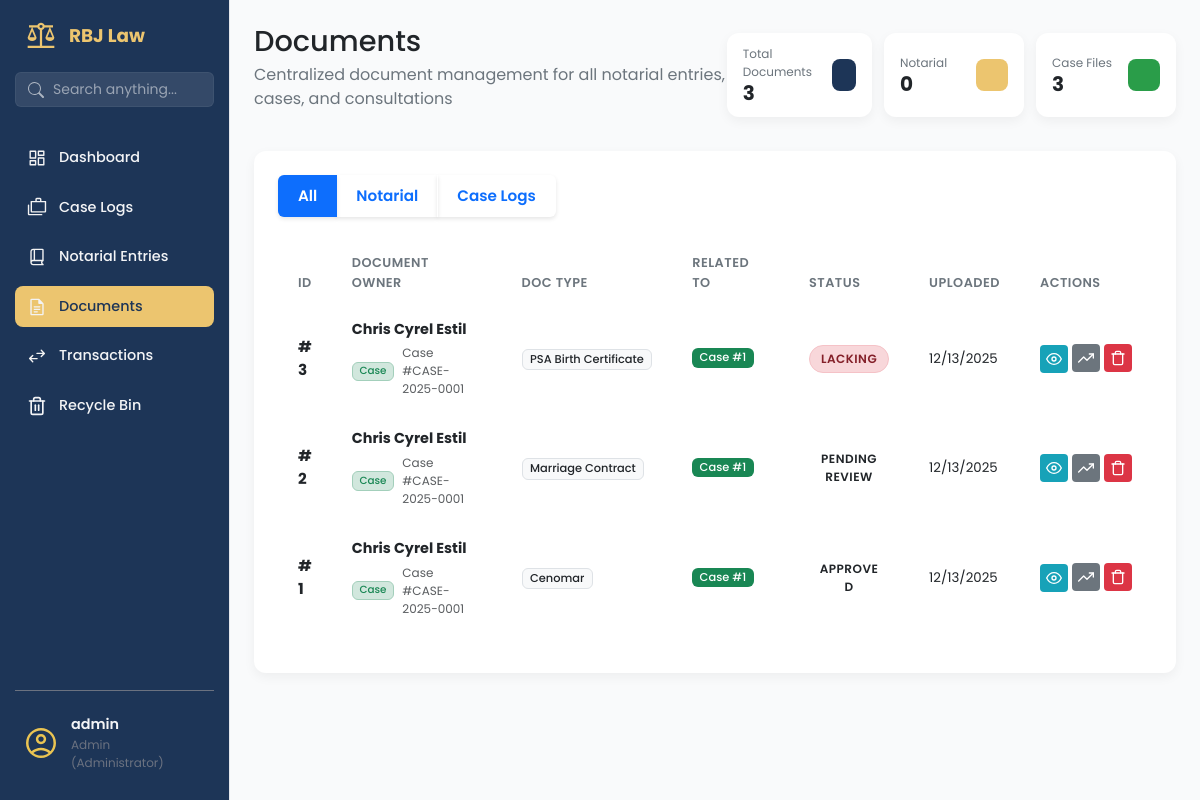
The page /documents/ (signed in) on the database as committed earlier.
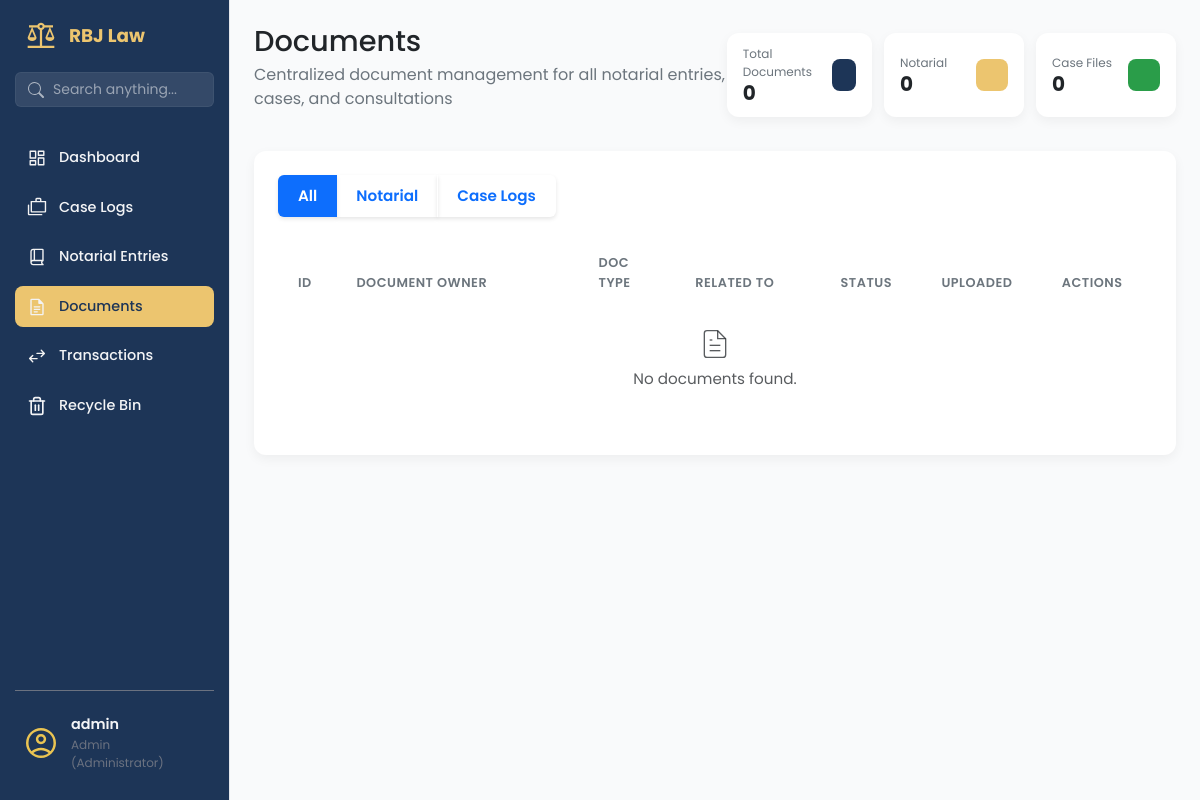
The same page on the database as committed later.
### app/models/document_mdl.py (models this page shows, shortened)
class Document(db.Model, SoftDeleteMixin):
    __tablename__ = 'documents'
    id = db.Column(db.Integer, primary_key=True)
    filename = db.Column(db.String(255), nullable=False)
    file_path = db.Column(db.String(500), nullable=False)
    file_type = db.Column(db.String(50), nullable=True)
    file_size = db.Column(db.Integer, nullable=True)  # in bytes
    document_type = db.Column(db.String(100), nullable=True)  # e.g., Affidavit, ID, SPA Draft, etc.
    notes = db.Column(db.Text, nullable=True)
    document_status = db.Column(db.String(50), default='Pending', nullable=False)
    parent_type = db.Column(db.String(50), nullable=False)  # 'notarial_entry', 'case', 'client'
    parent_id = db.Column(db.Integer, nullable=False)
    uploaded_by = db.Column(db.Integer, db.ForeignKey('users.id'), nullable=True)
    uploaded_at = db.Column(db.DateTime, default=datetime.utcnow)
    last_modified = db.Column(db.DateTime, default=datetime.utcnow, onupdate=datetime.utcnow)
    uploader = db.relationship('User', backref='uploaded_documents', lazy=True)

### app/routes/documents_routes.py (the view)
@documents_bp.route('/')
@staff_or_admin_required
@login_required
def documents_page():
    document_type = request.args.get('type', 'all')
    query = Document.query
    if current_user.role == 'staff':
        query = query.filter(Document.parent_type != 'case')
    if document_type != 'all':
        query = query.filter_by(parent_type=document_type)
    search_term = request.args.get('search', '')
    if search_term:
        query = query.filter(or_(
            Document.filename.ilike(f'%{search_term}%'),
            Document.notes.ilike(f'%{search_term}%')
        ))
    documents = query.order_by(Document.uploaded_at.desc()).all()
    for doc in documents:
        doc.context_name = "Unknown Client"
        doc.context_ref = f"ID: {doc.parent_id}"
        if doc.parent_type == 'notarial_entry':
            entry = NotarialEntry.query.get(doc.parent_id)
            if entry:
                doc.context_ref = f"Entry #{entry.not_entry_num}"
                if entry.parties:
                    primary_party = entry.parties[0].party_name
                    if len(entry.parties) > 1:
                        doc.context_name = f"{primary_party} et al."
                    else:
                        doc.context_name = primary_party
                else:
                    doc.context_name = "No Party Listed"
        elif doc.parent_type == 'case':
            case = Case.query.get(doc.parent_id)
            if case:
                doc.context_ref = f"Case #{case.case_number}"
                if case.client:
                    doc.context_name = f"{case.client.first_name} {case.client.last_name}"
                else:
                    doc.context_name = case.title  # Fallback to case title if no client
            else:
                doc.context_name = "Deleted Case"
                doc.context_ref = f"ID: {doc.parent_id}"
        elif doc.parent_type == 'consultation':
            pass
        elif doc.parent_type == 'client':
            client = Client.query.get(doc.parent_id)
            if client:
                doc.context_name = f"{client.first_name} {client.last_name}"
                doc.context_ref = "Client File"
    return render_template('documents_page.html',
                         documents=documents,
                         current_filter=document_type,
                         search_term=search_term)

### app/utils/permissions.py (called while the page is built)
def staff_or_admin_required(f):
    @wraps(f)
    def decorated_function(*args, **kwargs):
        if not current_user.is_authenticated:
            flash('Please login to access this page.', 'error')
            return redirect(url_for('auth.login'))
        if current_user.role not in ['admin', 'staff']:
            flash('Staff or Administrator access required.', 'error')
            return redirect(url_for('dashboard.dashboard_page'))
        return f(*args, **kwargs)
    return decorated_function

### app/templates/documents_page.html (shortened to what the changed rows need)
{% extends 'base.html' %}
{% block content %}
<main class="dashboard-content">
    <header class="dashboard-header">
        <div>
            <h1>Documents </h1>
        </div>
        <div style="display: flex; justify-content: space-between; gap: 12px;">
            <div class="data-card data-card--sm">
                <div class="data-card__info">
                    <span class="data-card__title">Total Documents</span>
                    <span class="data-card__value">{{ documents|length }}</span>
                </div>
            </div>
                        {% set notarial_count = [] %}
            {% if current_user.role != 'staff' %}
            <div class="data-card data-card--sm">
                <div class="data-card__info">
                    <span class="data-card__title">Case Files</span>
                    <span class="data-card__value">
                        {% set case_count = [] %}
                        {{ case_count|length }}
                    </span>
                </div>
                <div class="data-card__icon data-card__icon--green"></div>
            </div>
            {% endif %}
                        {% set consultation_count = [] %}
        </div>
    </header>
    <section class="content-section">
        <div class="panel-card">
            <div class="table-wrapper">
                <table class="table">
                    <colgroup>
                    </colgroup>
                    <thead>
                        <tr>
                            <th>ID</th>
                            <th>Document Owner</th>
                            <th>Doc Type</th>
                            <th>Related To</th>
                            <th>Status</th>
                            <th>Uploaded</th>
                            <th>Actions</th>
                        </tr>
                    </thead>
                    <tbody>
                        {% for document in documents %}
                        <tr class="document-row" data-parent-type="{{ document.parent_type }}">
                            <td><strong>#{{ document.id }}</strong></td>
                            <td>
                                <div class="d-flex flex-column">
                                    <span class="fw-bold text-dark" style="font-size: 0.9rem;">
                                        {{ document.context_name }}
                                    </span>
                                    <div class="d-flex align-items-center mt-1">
                                        {% if document.parent_type == 'notarial_entry' %}
                                        <span
                                            class="badge bg-primary-subtle text-primary border border-primary-subtle me-2"
                                            style="font-size: 0.65rem;">Notarial</span>
                                        {% elif document.parent_type == 'case' %}
                                        <span
                                            class="badge bg-success-subtle text-success border border-success-subtle me-2"
                                            style="font-size: 0.65rem;">Case</span>
                                        {% elif document.parent_type == 'consultation' %}
                                        <span class="badge bg-info-subtle text-info border border-info-subtle me-2"
                                            style="font-size: 0.65rem;">Consultation</span>
                                        {% endif %}
                                        <small class="text-muted" style="font-size: 0.75rem;">
                                            {{ document.context_ref }}
                                        </small>
                                    </div>
                                </div>
                            </td>
                            <td><span class="badge bg-light text-dark border">{{ document.document_type or 'General'
                                    }}</span></td>
                            <td>
                                {% if document.parent_type == 'notarial_entry' %}
                                <span class="badge bg-primary mb-1">Notarial #{{ document.parent_id }}</span>
                                {% elif document.parent_type == 'case' %}
                                <span class="badge bg-success mb-1">Case #{{ document.parent_id }}</span>
                                {% else %}
                                <span class="badge bg-secondary mb-1">{{ document.parent_type|title }}</span>
                                {% endif %}
                            </td>
                            <td>
                                <span
                                    class="status-tag status-tag--{{ document.document_status|lower|replace(' ', '-') }}">
                                    {{ document.document_status }}
                                </span>
                            </td>
                            <td>
                                <div class="small">{{ document.uploaded_at.strftime('%m/%d/%Y') }}</div>
                            </td>
                            <td>
                                <div class="action-buttons">
                                    <a href="{{ url_for('documents.view_document', document_id=document.id) }}"
                                        target="_blank" class="btn-action btn-action--info" title="View">
                                        <svg xmlns="http://www.w3.org/2000/svg" width="16" height="16"
                                            viewBox="0 0 24 24" fill="none" stroke="currentColor" stroke-width="2"
                                            stroke-linecap="round" stroke-linejoin="round">
                                            <path d="M1 12s4-8 11-8 11 8 11 8-4 8-11 8-11-8-11-8z"></path>
                                            <circle cx="12" cy="12" r="3"></circle>
                                        </svg>
                                    </a>
                                    <div class="dropdown status-dropdown">
                                        <button class="btn-action btn-action--secondary dropdown-toggle" type="button"
                                            data-bs-toggle="dropdown" aria-expanded="false" title="Update Status">
                                            <svg xmlns="http://www.w3.org/2000/svg" width="16" height="16"
                                                viewBox="0 0 24 24" fill="none" stroke="currentColor" stroke-width="2"
                                                stroke-linecap="round" stroke-linejoin="round">
                                                <polyline points="23 6 13.5 15.5 8.5 10.5 1 18"></polyline>
                                                <polyline points="17 6 23 6 23 12"></polyline>
                                            </svg>
                                        </button>
                                    </div>
                                    <form action="{{ url_for('documents.delete_document', document_id=document.id) }}"
                                        method="POST" style="display:inline;"
                                        onsubmit="return confirm('Are you sure you want to delete this document?');">
                                        <button type="submit" class="btn-action btn-action--danger" title="Delete">
                                        </button>
                                    </form>
                                </div>
                            </td>
                        </tr>
                        {% else %}
                        <tr>
                            <td colspan="7" class="text-center py-4">
                                <div class="text-muted">
                                    <p class="mb-0">No documents found.</p>
                                </div>
                            </td>
                        </tr>
                        {% endfor %}
                    </tbody>
                </table>
            </div>
        </div>
    </section>
</main>
{% endblock %}

Rows that differ between the two databases and show on the page:
removed Document: id "3", context_name "Chris Cyrel Estil", parent_type "Case", context_ref "Case #CASE-2025-0001", document_type "PSA Birth Certificate", parent_id "1", document_status "LACKING", uploaded_at "12/13/2025"
removed Document: id "2", context_name "Chris Cyrel Estil", parent_type "Case", context_ref "Case #CASE-2025-0001", document_type "Marriage Contract", parent_id "1", document_status "PENDING REVIEW", uploaded_at "12/13/2025"
removed Document: id "1", context_name "Chris Cyrel Estil", parent_type "Case", context_ref "Case #CASE-2025-0001", document_type "Cenomar", parent_id "1", document_status "APPROVED", uploaded_at "12/13/2025"
Other text that changed with them:
{{ documents|length }}: "3" → "0"
{{ case_count|length }}: "3" → "0"
text now shown: "No documents found."
